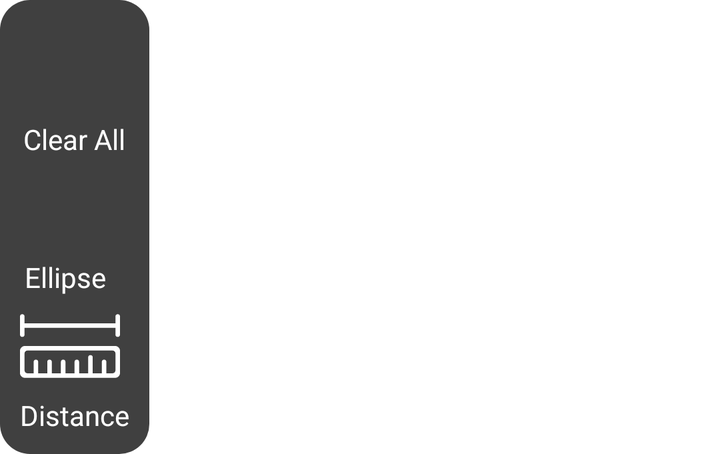
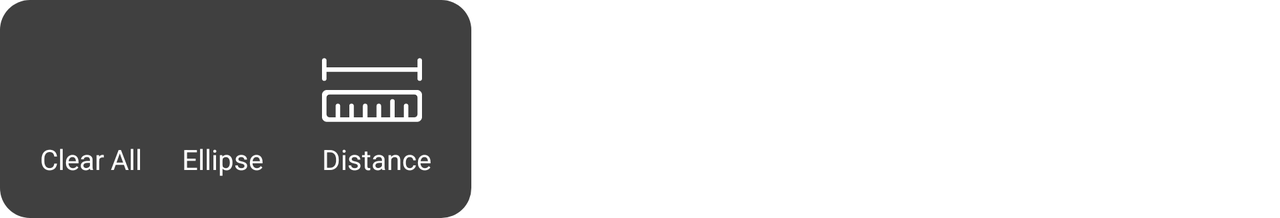

Compare how this app lays out the same screen by default and in its alternative resource folder. The renders come first, then the two layout files and the values they reference.
<!-- AndroidManifest.xml: application theme Theme.B_Task -->
<!-- res/layout/sub_menu_measure.xml -->
<?xml version="1.0" encoding="utf-8"?>
<LinearLayout xmlns:android="http://schemas.android.com/apk/res/android"
    android:layout_width="wrap_content"
    android:layout_height="wrap_content"
    android:orientation="vertical"
    android:padding="10dp"
    android:gravity="center"
    android:background="@drawable/popup_menu_background"
    >
    <RelativeLayout
        android:id="@+id/viewClear"
        android:layout_width="wrap_content"
        android:layout_height="wrap_content"
        android:gravity="center"
        >

        <ImageView
            android:id="@+id/ivClear"
            android:layout_width="50dp"
            android:layout_height="50dp"
            android:src="@drawable/ic_baseline_close_24" />
        <TextView
            android:layout_width="wrap_content"
            android:layout_height="wrap_content"
            android:layout_below="@+id/ivClear"
            android:text="Clear All"
            android:textColor="@color/white"/>
    </RelativeLayout>
    <RelativeLayout
        android:id="@+id/viewEllipse"
        android:layout_width="wrap_content"
        android:layout_height="wrap_content"
        android:gravity="center"
        >
        <ImageView
            android:id="@+id/ivEllipse"
            android:layout_width="50dp"
            android:layout_height="50dp"
            android:src="@drawable/ic_baseline_360_24"
            />
        <TextView
            android:layout_width="wrap_content"
            android:layout_height="wrap_content"
            android:layout_below="@+id/ivEllipse"
            android:text="Ellipse"
            android:textColor="@color/white"/>
    </RelativeLayout>

    <RelativeLayout
        android:id="@+id/viewDistanse"
        android:layout_width="wrap_content"
        android:layout_height="wrap_content"
        android:gravity="center"
        >
        <ImageView
            android:id="@+id/ivDistance"
            android:layout_width="50dp"
            android:layout_height="50dp"
            android:src="@drawable/ic_distance"
            />
        <TextView
            android:layout_width="wrap_content"
            android:layout_height="wrap_content"
            android:layout_below="@+id/ivDistance"
            android:text="Distance"
            android:textColor="@color/white"/>
    </RelativeLayout>

</LinearLayout>
<!-- resources referenced by this layout -->
<resources>
  <color name="white">#FFFFFFFF</color>
  <!-- drawable ic_distance (drawable) -->
  <vector android:height="48dp" android:viewportHeight="1024"
      android:viewportWidth="1024" android:width="48dp" xmlns:android="http://schemas.android.com/apk/res/android">
      <path android:fillColor="@color/white" android:pathData="M977.5,512L46.5,512c-23.3,0 -46.5,23.3 -46.5,46.5v232.7c0,23.3 23.3,46.5 46.5,46.5h930.9c23.3,0 46.5,-23.3 46.5,-46.5v-232.7c0,-23.3 -23.3,-46.5 -46.5,-46.5zM977.5,763.3c0,14 -14,27.9 -27.9,27.9L884.4,791.3v-116.4c0,-14 -9.3,-23.3 -23.3,-23.3s-23.3,9.3 -23.3,23.3L837.8,791.3h-93.1v-162.9c0,-14 -9.3,-23.3 -23.3,-23.3s-23.3,9.3 -23.3,23.3L698.2,791.3h-93.1v-116.4c0,-14 -9.3,-23.3 -23.3,-23.3s-23.3,9.3 -23.3,23.3L558.5,791.3h-93.1v-116.4c0,-14 -9.3,-23.3 -23.3,-23.3s-23.3,9.3 -23.3,23.3L418.9,791.3L325.8,791.3v-116.4c0,-14 -9.3,-23.3 -23.3,-23.3s-23.3,9.3 -23.3,23.3L279.3,791.3L186.2,791.3v-116.4c0,-14 -9.3,-23.3 -23.3,-23.3s-23.3,9.3 -23.3,23.3L139.6,791.3L74.5,791.3c-14,0 -27.9,-14 -27.9,-27.9v-176.9c0,-14 14,-27.9 27.9,-27.9h875.1c14,0 27.9,14 27.9,27.9v176.9zM1000.7,186.2c-14,0 -23.3,9.3 -23.3,23.3L977.5,279.3L46.5,279.3L46.5,209.5C46.5,195.5 37.2,186.2 23.3,186.2s-23.3,9.3 -23.3,23.3v186.2c0,14 9.3,23.3 23.3,23.3s23.3,-9.3 23.3,-23.3L46.5,325.8h930.9v69.8c0,14 9.3,23.3 23.3,23.3s23.3,-9.3 23.3,-23.3v-186.2c0,-14 -9.3,-23.3 -23.3,-23.3z"/>
  </vector>
  <!-- drawable popup_menu_background (drawable) -->
  <?xml version="1.0" encoding="UTF-8"?>
  <shape xmlns:android="http://schemas.android.com/apk/res/android">
      <solid android:color="#404040"/>
      <corners android:radius="15dp"/>
  </shape>
  <style name="Theme.B_Task" parent="Theme.MaterialComponents.DayNight.NoActionBar">
          
          <item name="colorPrimary">@color/purple_500</item>
          <item name="colorPrimaryVariant">@color/purple_700</item>
          <item name="colorOnPrimary">@color/white</item>
          
          <item name="colorSecondary">@color/teal_200</item>
          <item name="colorSecondaryVariant">@color/teal_700</item>
          <item name="colorOnSecondary">@color/black</item>
          
          <item name="android:statusBarColor" tools:targetApi="l">?attr/colorPrimaryVariant</item>
          <item name="android:navigationBarColor"> @color/black</item>
  
      </style>
  <color name="purple_500">#FF6200EE</color>
  <color name="purple_700">#FF3700B3</color>
  <color name="teal_200">#FF03DAC5</color>
  <color name="teal_700">#FF018786</color>
  <color name="black">#FF000000</color>
</resources>
<!-- res/layout-land/sub_menu_measure.xml (the repository's variant of the layout above) -->
<!-- drawn on the phone turned sideways -->
<?xml version="1.0" encoding="utf-8"?>
<LinearLayout xmlns:android="http://schemas.android.com/apk/res/android"
    android:layout_width="wrap_content"
    android:layout_height="wrap_content"
    android:orientation="horizontal"
    android:padding="10dp"
    android:gravity="center"
    android:background="@drawable/popup_menu_background"
    >
    <RelativeLayout
        android:id="@+id/viewClear"
        android:layout_width="wrap_content"
        android:layout_height="wrap_content"
        android:gravity="center"
        android:layout_margin="10dp"
        >

        <ImageView
            android:id="@+id/ivClear"
            android:layout_width="50dp"
            android:layout_height="50dp"
            android:src="@drawable/ic_baseline_close_24" />
        <TextView
            android:layout_width="wrap_content"
            android:layout_height="wrap_content"
            android:layout_below="@+id/ivClear"
            android:text="Clear All"
            android:textColor="@color/white"/>
    </RelativeLayout>
    <RelativeLayout
        android:id="@+id/viewEllipse"
        android:layout_width="wrap_content"
        android:layout_height="wrap_content"
        android:gravity="center"
        android:layout_margin="10dp"
        >
        <ImageView
            android:id="@+id/ivEllipse"
            android:layout_width="50dp"
            android:layout_height="50dp"
            android:src="@drawable/ic_baseline_360_24"
            />
        <TextView
            android:layout_width="wrap_content"
            android:layout_height="wrap_content"
            android:layout_below="@+id/ivEllipse"
            android:text="Ellipse"
            android:textColor="@color/white"/>
    </RelativeLayout>

    <RelativeLayout
        android:id="@+id/viewDistanse"
        android:layout_width="wrap_content"
        android:layout_height="wrap_content"
        android:gravity="center"
        android:layout_margin="10dp"
        >
        <ImageView
            android:id="@+id/ivDistance"
            android:layout_width="50dp"
            android:layout_height="50dp"
            android:src="@drawable/ic_distance"
            />
        <TextView
            android:layout_width="wrap_content"
            android:layout_height="wrap_content"
            android:layout_below="@+id/ivDistance"
            android:text="Distance"
            android:textColor="@color/white"/>
    </RelativeLayout>

</LinearLayout>
